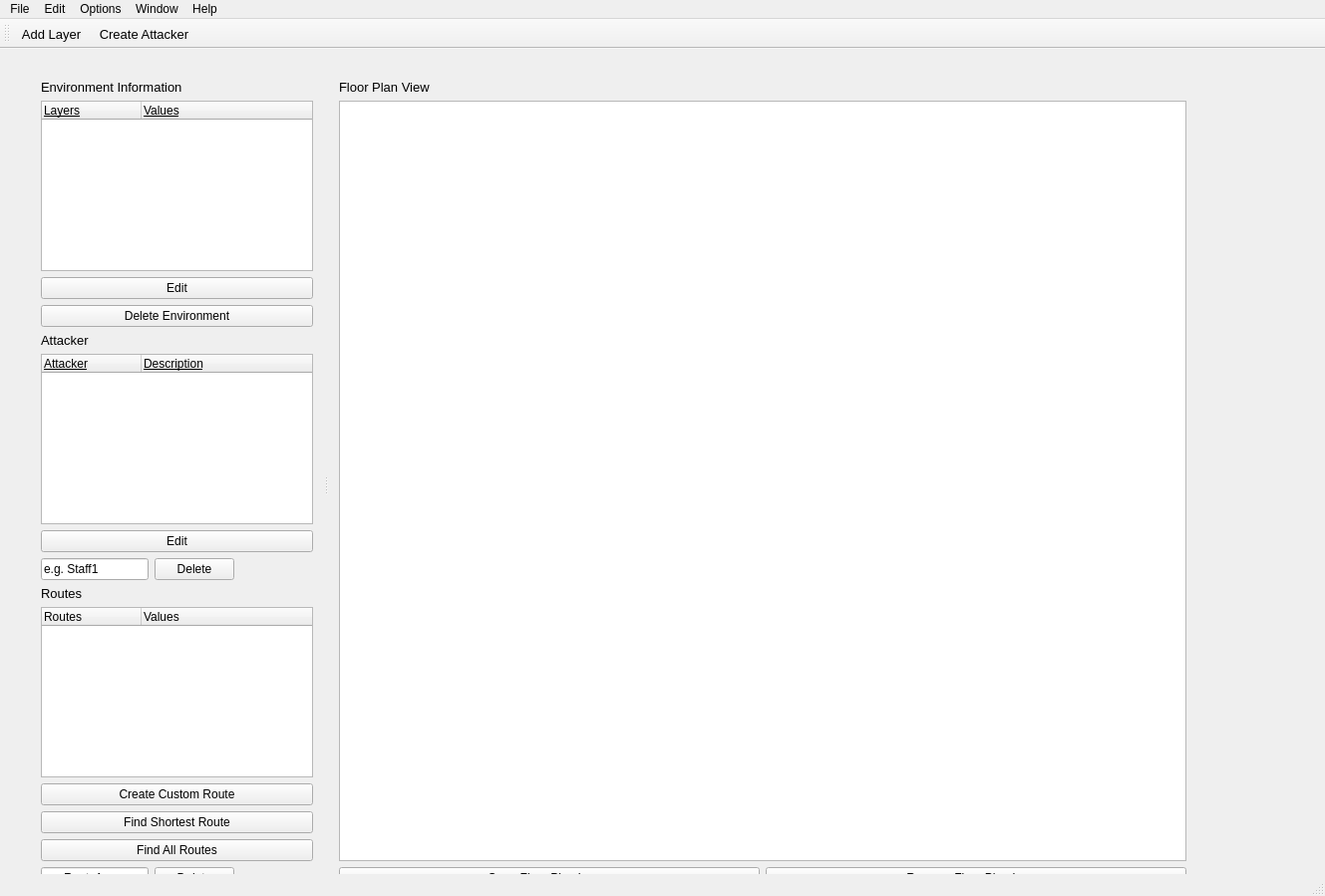
<?xml version="1.0" encoding="UTF-8"?>
<ui version="4.0">
 <class>MainWindow</class>
 <widget class="QMainWindow" name="MainWindow">
  <property name="geometry">
   <rect>
    <x>0</x>
    <y>0</y>
    <width>1329</width>
    <height>899</height>
   </rect>
  </property>
  <property name="windowTitle">
   <string>CitadelX</string>
  </property>
  <widget class="QWidget" name="centralWidget">
   <widget class="QSplitter" name="splitter">
    <property name="geometry">
     <rect>
      <x>30</x>
      <y>20</y>
      <width>1171</width>
      <height>834</height>
     </rect>
    </property>
    <property name="orientation">
     <enum>Qt::Horizontal</enum>
    </property>
    <widget class="QWidget" name="layoutWidget">
     <layout class="QVBoxLayout" name="verticalLayout">
      <item>
       <widget class="QLabel" name="label">
        <property name="font">
         <font>
          <pointsize>10</pointsize>
          <weight>50</weight>
          <bold>false</bold>
         </font>
        </property>
        <property name="text">
         <string>Environment Information</string>
        </property>
       </widget>
      </item>
      <item>
       <widget class="QTreeWidget" name="treeWidget">
        <column>
         <property name="text">
          <string>Layers</string>
         </property>
         <property name="font">
          <font>
           <underline>true</underline>
          </font>
         </property>
        </column>
        <column>
         <property name="text">
          <string>Values</string>
         </property>
         <property name="font">
          <font>
           <underline>true</underline>
          </font>
         </property>
        </column>
       </widget>
      </item>
      <item>
       <widget class="QPushButton" name="pushButton_4">
        <property name="text">
         <string>Edit</string>
        </property>
       </widget>
      </item>
      <item>
       <widget class="QPushButton" name="pushButton">
        <property name="text">
         <string>Delete Environment</string>
        </property>
       </widget>
      </item>
      <item>
       <widget class="QLabel" name="label_2">
        <property name="font">
         <font>
          <pointsize>10</pointsize>
         </font>
        </property>
        <property name="text">
         <string>Attacker</string>
        </property>
       </widget>
      </item>
      <item>
       <widget class="QTreeWidget" name="attacker_tw">
        <column>
         <property name="text">
          <string>Attacker</string>
         </property>
         <property name="font">
          <font>
           <underline>true</underline>
          </font>
         </property>
        </column>
        <column>
         <property name="text">
          <string>Description</string>
         </property>
         <property name="font">
          <font>
           <underline>true</underline>
          </font>
         </property>
        </column>
       </widget>
      </item>
      <item>
       <widget class="QPushButton" name="pushButton_5">
        <property name="text">
         <string>Edit</string>
        </property>
       </widget>
      </item>
      <item>
       <layout class="QHBoxLayout" name="horizontalLayout">
        <item>
         <widget class="QLineEdit" name="lineEdit">
          <property name="text">
           <string>e.g. Staff1</string>
          </property>
         </widget>
        </item>
        <item>
         <widget class="QPushButton" name="pushButton_2">
          <property name="text">
           <string>Delete</string>
          </property>
         </widget>
        </item>
        <item>
         <spacer name="horizontalSpacer_2">
          <property name="orientation">
           <enum>Qt::Horizontal</enum>
          </property>
          <property name="sizeHint" stdset="0">
           <size>
            <width>40</width>
            <height>20</height>
           </size>
          </property>
         </spacer>
        </item>
       </layout>
      </item>
      <item>
       <widget class="QLabel" name="label_4">
        <property name="font">
         <font>
          <pointsize>10</pointsize>
         </font>
        </property>
        <property name="text">
         <string>Routes</string>
        </property>
       </widget>
      </item>
      <item>
       <widget class="QTreeWidget" name="treeWidget_3">
        <column>
         <property name="text">
          <string>Routes</string>
         </property>
        </column>
        <column>
         <property name="text">
          <string>Values</string>
         </property>
        </column>
       </widget>
      </item>
      <item>
       <widget class="QPushButton" name="createCustomRoutBtn">
        <property name="text">
         <string>Create Custom Route</string>
        </property>
       </widget>
      </item>
      <item>
       <widget class="QPushButton" name="findCustomRoutesBtn">
        <property name="text">
         <string>Find Shortest Route</string>
        </property>
       </widget>
      </item>
      <item>
       <widget class="QPushButton" name="findAllRoutesBtn">
        <property name="text">
         <string>Find All Routes</string>
        </property>
       </widget>
      </item>
      <item>
       <layout class="QHBoxLayout" name="horizontalLayout_2">
        <item>
         <widget class="QLineEdit" name="lineEdit_2">
          <property name="text">
           <string>e.g Route1</string>
          </property>
         </widget>
        </item>
        <item>
         <widget class="QPushButton" name="pushButton_3">
          <property name="text">
           <string>Delete</string>
          </property>
         </widget>
        </item>
        <item>
         <spacer name="horizontalSpacer">
          <property name="orientation">
           <enum>Qt::Horizontal</enum>
          </property>
          <property name="sizeHint" stdset="0">
           <size>
            <width>40</width>
            <height>20</height>
           </size>
          </property>
         </spacer>
        </item>
       </layout>
      </item>
     </layout>
    </widget>
    <widget class="QWidget" name="layoutWidget">
     <layout class="QVBoxLayout" name="verticalLayout_2">
      <item>
       <layout class="QHBoxLayout" name="horizontalLayout_3"/>
      </item>
      <item>
       <layout class="QHBoxLayout" name="horizontalLayout_4">
        <item>
         <widget class="QLabel" name="label_3">
          <property name="font">
           <font>
            <pointsize>10</pointsize>
           </font>
          </property>
          <property name="text">
           <string>Floor Plan View</string>
          </property>
         </widget>
        </item>
       </layout>
      </item>
      <item>
       <widget class="QGraphicsView" name="graphicsView">
        <property name="minimumSize">
         <size>
          <width>800</width>
          <height>0</height>
         </size>
        </property>
       </widget>
      </item>
      <item>
       <layout class="QHBoxLayout" name="horizontalLayout_5">
        <item>
         <widget class="QPushButton" name="pushButton_6">
          <property name="text">
           <string>Open Floor Plan Image</string>
          </property>
         </widget>
        </item>
        <item>
         <widget class="QPushButton" name="pushButton_7">
          <property name="text">
           <string>Remove Floor Plan Image</string>
          </property>
         </widget>
        </item>
       </layout>
      </item>
     </layout>
    </widget>
   </widget>
  </widget>
  <widget class="QMenuBar" name="menuBar">
   <property name="geometry">
    <rect>
     <x>0</x>
     <y>0</y>
     <width>1329</width>
     <height>21</height>
    </rect>
   </property>
   <widget class="QMenu" name="menuFile">
    <property name="title">
     <string>File</string>
    </property>
    <addaction name="actionSave_As"/>
    <addaction name="actionOpen"/>
    <addaction name="separator"/>
   </widget>
   <widget class="QMenu" name="menuEdit">
    <property name="title">
     <string>Edit</string>
    </property>
   </widget>
   <widget class="QMenu" name="menuOptions">
    <property name="title">
     <string>Options</string>
    </property>
   </widget>
   <widget class="QMenu" name="menuHelp">
    <property name="title">
     <string>Help</string>
    </property>
    <addaction name="actionAbout"/>
    <addaction name="actionInstructions"/>
   </widget>
   <widget class="QMenu" name="menuWindow">
    <property name="title">
     <string>Window</string>
    </property>
   </widget>
   <addaction name="menuFile"/>
   <addaction name="menuEdit"/>
   <addaction name="menuOptions"/>
   <addaction name="menuWindow"/>
   <addaction name="menuHelp"/>
  </widget>
  <widget class="QToolBar" name="mainToolBar">
   <property name="font">
    <font>
     <pointsize>10</pointsize>
    </font>
   </property>
   <property name="windowTitle">
    <string>CitadelX</string>
   </property>
   <attribute name="toolBarArea">
    <enum>TopToolBarArea</enum>
   </attribute>
   <attribute name="toolBarBreak">
    <bool>false</bool>
   </attribute>
   <addaction name="actionAdd_Layer"/>
   <addaction name="actionAdd_Attacker"/>
  </widget>
  <widget class="QStatusBar" name="statusBar"/>
  <action name="actionAdd_Attacker">
   <property name="checkable">
    <bool>true</bool>
   </property>
   <property name="text">
    <string>Create Attacker</string>
   </property>
   <property name="font">
    <font>
     <pointsize>10</pointsize>
    </font>
   </property>
  </action>
  <action name="actionAdd_Layer">
   <property name="text">
    <string>Add Layer</string>
   </property>
   <property name="font">
    <font>
     <pointsize>10</pointsize>
    </font>
   </property>
  </action>
  <action name="actionSave_As">
   <property name="text">
    <string>Save As</string>
   </property>
  </action>
  <action name="actionOpen">
   <property name="text">
    <string>Open File</string>
   </property>
  </action>
  <action name="actionAdd_Routes">
   <property name="text">
    <string>Find Routes</string>
   </property>
  </action>
  <action name="actionCreate_Custom_Route">
   <property name="text">
    <string>Create Custom Route</string>
   </property>
  </action>
  <action name="actionAbout">
   <property name="text">
    <string>About</string>
   </property>
  </action>
  <action name="actionInstructions">
   <property name="text">
    <string>Instructions</string>
   </property>
  </action>
 </widget>
 <layoutdefault spacing="6" margin="11"/>
 <resources/>
 <connections/>
</ui>
